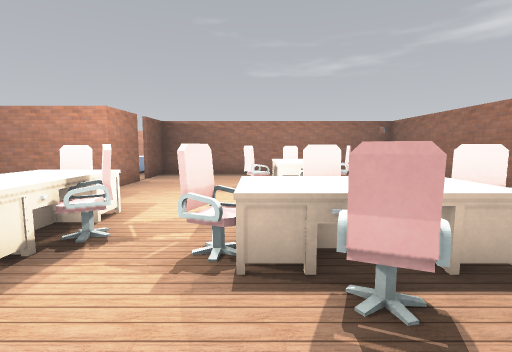
view 1 (above)

16 first-person views from a walk through a level from a Godot 3-D game. The camera is 1.3 m above the floor, tilts 6° down and sees 85° across. Doors that lead somewhere are drawn open, without their leaves. The floor is counted in squares, 1 m on a side. Each view is taken from the middle of a square. On the plan, view 1 faces up. The plan holds only what a view shows up to about 13 squares ahead; the rest is blank. The place goes on beyond the plan. Characters and animated objects are not drawn. Some surface patterns are stand-ins.

view 2
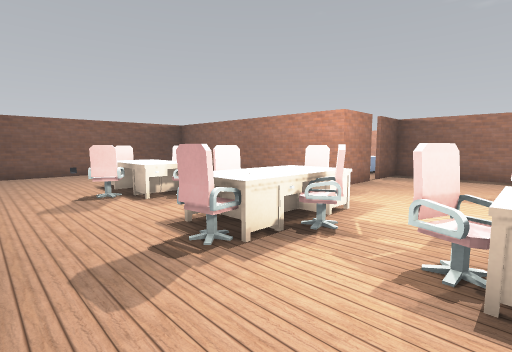

view 3
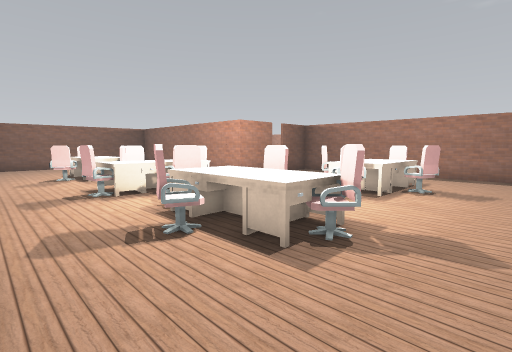

view 4
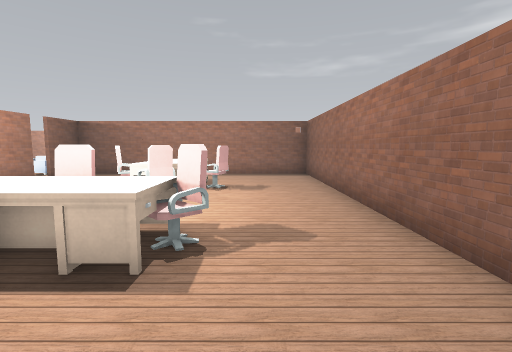

view 5
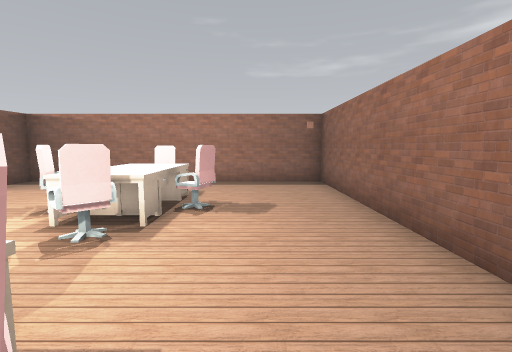

view 6
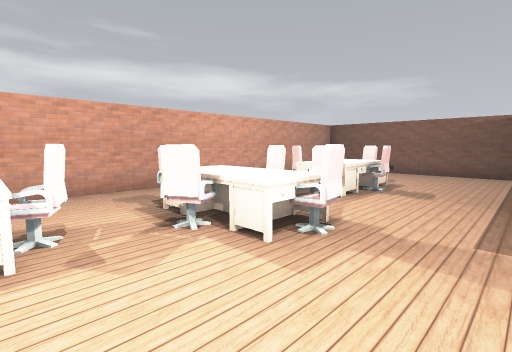

view 7
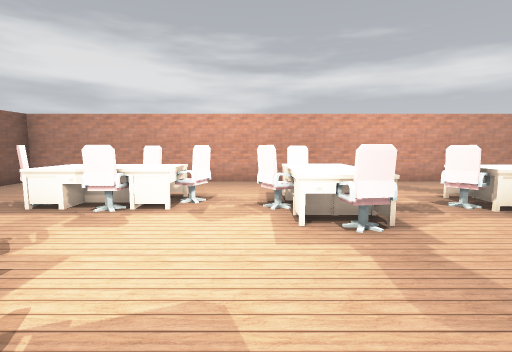

view 8
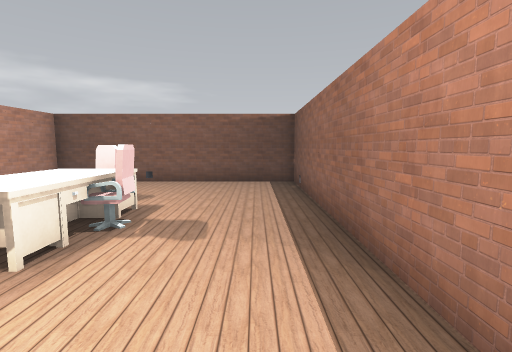

view 9
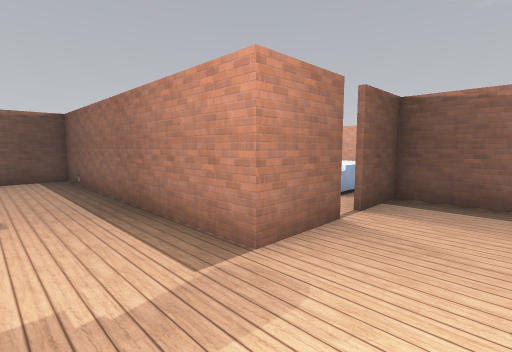

view 10
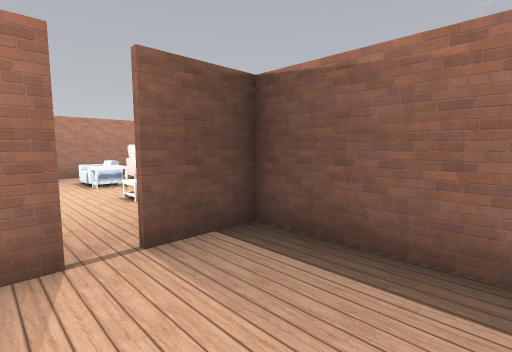

view 11
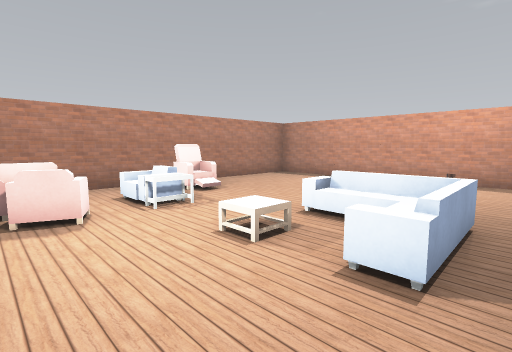

view 12
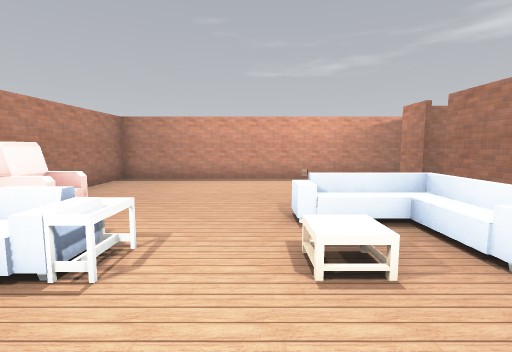

view 13
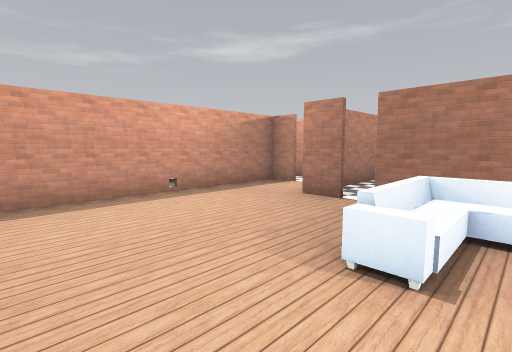

view 14
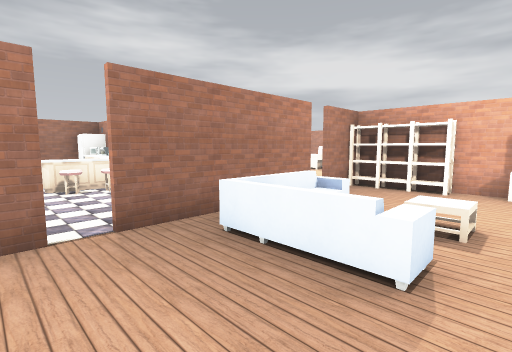

view 15
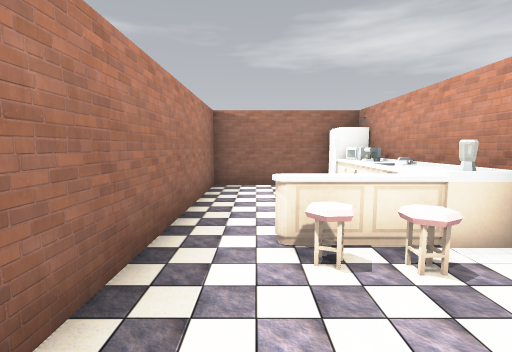

view 16
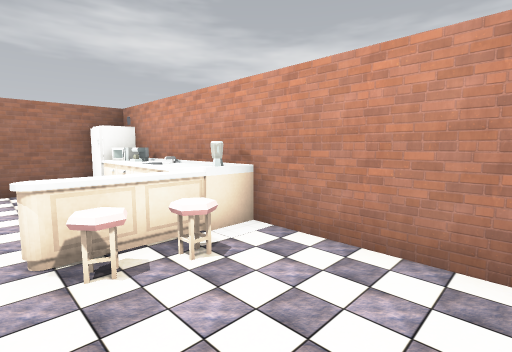

### Floor plan
Points are (right, up) in squares from view 1. A wall is a line through its corners. A room is listed if a view was taken in it or the views show most of it. See-through windows are left out.
Room 1 (views 1, 2, 3, 4, 5, 6, 7, 8, 9, 10, 11, 15, 16)
walls: (-4.6, 9.5) (-4.6, 10.6); (-4.4, 10.6) (-4.4, 8.4); (-6.1, 8.4) (-14.4, 8.4) (-14.4, -0.4) (6.4, -0.4) (6.4, 0.9); (-3, 13.6) (1.8, 13.6); (0.4, 13.4) (-4.4, 13.4) (-4.4, 11.4); (6.4, 2.5) (6.4, 13.4); (6.4, 14.5) (6.4, 18.4) (-3.9, 18.4)
ways out: opening at (-6, 10) to room 2; open door at (-4.5, 11) to room 2; open door at (-4.5, 17) to room 2
objects: chair (-10, 3) to (-10, 4); desk (-9, 3); desk (-9, 4) to (-8, 4); chair (-9, 5) to (-8, 5); chair (-8, 2) to (-8, 3); desk (-7, 3); chair (-7, 4) to (-6, 4); bookshelf (-6, 9); chair (-5, 4); bookshelf (-5, 9); desk (-4, 3); desk (-4, 4); desk (-4, 5) to (-3, 5); chair (-4, 6); chair (-3, 2); desk (-3, 3); chair (-3, 4) to (-2, 4); chair (-1, 3) to (0, 4); desk (0, 3); chair (0, 9); stool (0, 15); stool (0, 16); chair (1, 2); desk (1, 3) to (2, 3); chair (1, 4); chair (1, 7) to (2, 7); other object (1, 8) to (1, 9); desk (1, 10) to (2, 10); chair (1, 11); other object (1, 14); other object (1, 15); other object (1, 16); other object (1, 17); desk (2, 4); desk (2, 8); chair (2, 9) to (3, 9); other object (2, 14) to (2, 15); chair (3, 3) to (3, 4); sink (3, 14) to (3, 15); machine (4, 14); other object (4, 15); microwave (5, 14); other object (5, 15); fridge (6, 14)
Room 2 (views 12, 13, 14)
walls: (-4.6, 17.4) (-4.6, 18.6); (-10.4, 21.4) (-14.4, 21.4) (-14.4, 10.4); (-4.6, 11.4) (-4.6, 16.6); (-8.6, 8.6) (-6.2, 8.6); (-2.6, 21.4) (-7.4, 21.4)
ways out: opening at (-6, 10) to room 1; open door at (-4.5, 11) to room 1; open door at (-4.5, 17) to room 1; open door at (-2.5, 20)
objects: sofa (-13, 11); other object (-13, 15); chair (-12, 13); chair (-11, 11); table (-11, 13); sofa (-8, 13) to (-6, 15); bookshelf (-7, 9)

Where each view was taken, in squares from view 1:
view 1: 0 up, 0 right, facing up
view 2: 0 up, 0 right, facing up-left
view 3: 0 up, 5 right, facing up-left
view 4: 0 up, 4 right, facing up
view 5: 3 up, 4 right, facing up
view 6: 8 up, 0 right, facing down-left
view 7: 10 up, 2 left, facing down
view 8: 7 up, 4 left, facing left
view 9: 6 up, 2 left, facing up-left
view 10: 10 up, 1 left, facing up-left
view 11: 10 up, 5 left, facing up-left
view 12: 10 up, 9 left, facing up
view 13: 14 up, 11 left, facing up-right
view 14: 18 up, 9 left, facing down-right
view 15: 17 up, 3 left, facing right
view 16: 17 up, 3 left, facing down-right
